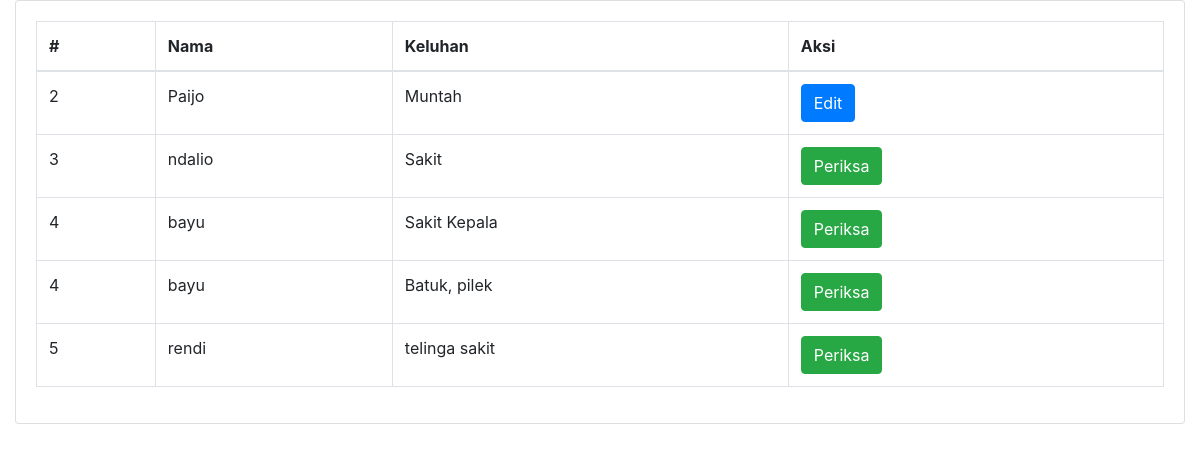
Page /periksaDokter.php on the earlier database version.
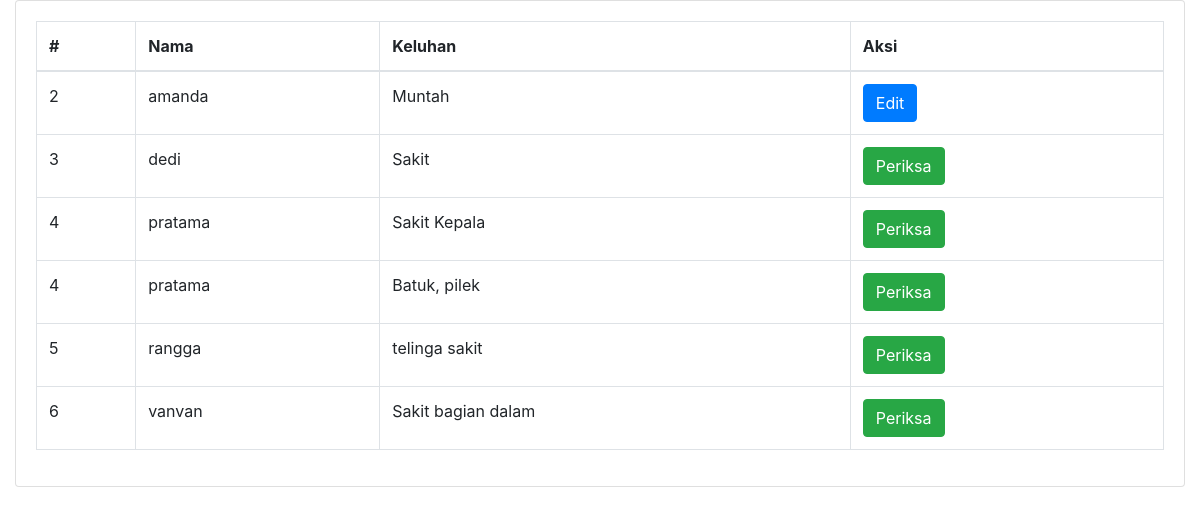
Same page on the later database version.
### tables this page shows
CREATE TABLE `daftar_poli` (
  `id` int NOT NULL,
  `id_pasien` int NOT NULL,
  `id_jadwal` int NOT NULL,
  `keluhan` text NOT NULL,
  `no_antrian` int NOT NULL,
  `status_periksa` enum('0','1') NOT NULL
);

CREATE TABLE `pasien` (
  `id` int NOT NULL,
  `nama` varchar(255) NOT NULL,
  `password` varchar(255) NOT NULL,
  `alamat` varchar(255) NOT NULL,
  `no_ktp` varchar(255) NOT NULL,
  `no_hp` varchar(50) NOT NULL,
  `no_rm` varchar(25) NOT NULL
);

### periksaDokter.php (the view, shortened to what this page needs)
<?php
include_once("koneksi.php");
$pasienQuery = "SELECT pasien.id, pasien.nama, daftar_poli.keluhan, daftar_poli.status_periksa
                FROM pasien
                INNER JOIN daftar_poli ON pasien.id = daftar_poli.id_pasien";
$stmt = $mysqli->prepare($pasienQuery);
$stmt->execute();
$pasienResult = $stmt->get_result();
$pasienData = $pasienResult->fetch_all(MYSQLI_ASSOC);
?>
<!DOCTYPE html>
<html lang="id">
<head>
    <link rel="stylesheet" href="https://stackpath.bootstrapcdn.com/bootstrap/4.6.0/css/bootstrap.min.css">
</head>
<body class="hold-transition sidebar-mini">
    <div class="wrapper">
        <section class="content">
            <div class="container-fluid">
                <div class="row">
                    <div class="col-12">
                        <div class="card">
                            <div class="card-body">
                                <table id="example2" class="table table-bordered table-hover">
                                    <thead>
                                        <tr>
                                            <th>#</th>
                                            <th>Nama</th>
                                            <th>Keluhan</th>
                                            <th>Aksi</th>
                                        </tr>
                                    </thead>
                                    <tbody>
                                        <?php
                                        foreach ($pasienData as $pasienRow) {
                                            echo "<tr>";
                                            echo "<td>" . $pasienRow['id'] . "</td>";
                                            echo "<td>" . $pasienRow['nama'] . "</td>";
                                            echo "<td>" . $pasienRow['keluhan'] . "</td>";
                                            echo "<td>";
                                            if (array_key_exists('status_periksa', $pasienRow)) {
                                                if ($pasienRow['status_periksa'] == 1) {
                                                    echo "<button class='btn btn-primary aksi-btn' data-toggle='modal' data-target='#editModal' data-id='" . $pasienRow['id'] . "'>Edit</button>";
                                                } else {
                                                    echo "<button class='btn btn-success aksi-btn' data-toggle='modal' data-target='#periksaModal' data-id='" . $pasienRow['id'] . "'>Periksa</button>";
                                                }
                                            } else {
                                                echo "Status not available";
                                            }
                                            echo "</td>";
                                            echo "</tr>";
                                        }
                                        ?>
                                    </tbody>
                                </table>
                            </div>
                        </div>
                    </div>
                </div>
            </div>
        </section>
    </div>
</body>
</html>

Differences in the rows shown:
changed through a linked row, daftar_poli "Muntah": id_pasien.nama "Paijo" → "amanda"
changed through a linked row, daftar_poli "Sakit": id_pasien.nama "ndalio" → "dedi"
changed through a linked row, daftar_poli "Sakit Kepala": id_pasien.nama "bayu" → "pratama"
changed through a linked row, daftar_poli "Batuk, pilek": id_pasien.nama "bayu" → "pratama"
changed through a linked row, daftar_poli "telinga sakit": id_pasien.nama "rendi" → "rangga"
added daftar_poli: id_pasien "6", id_pasien.nama "vanvan", keluhan "Sakit bagian dalam"
